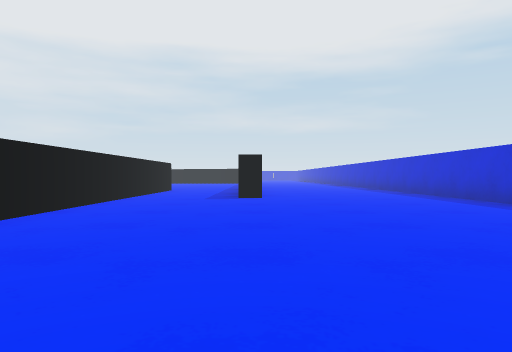
View 1 (above)

16 first-person views from a walk through a 3-D level made in the Unity game engine. The camera is 0.47 m above the floor, looks level and sees 70° across. The floor is counted in squares, 1 m on a side. Each view is taken from the middle of a square. On the plan, view 1 faces up. The plan holds only what a view shows up to about 9 squares ahead; the rest is blank. The place goes on beyond the plan. The player is left out.

View 2
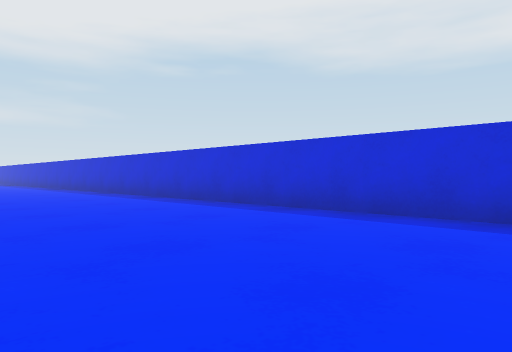

View 3
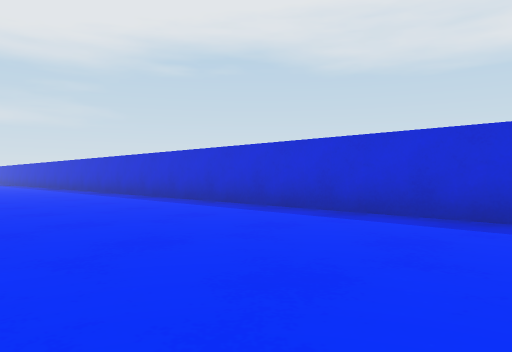

View 4
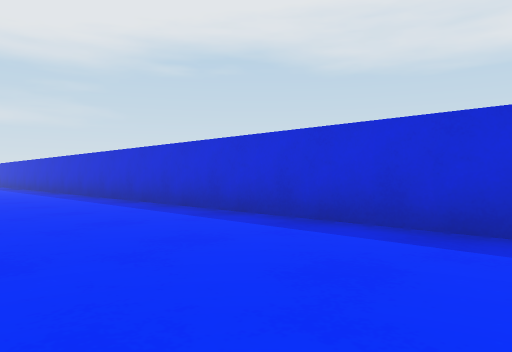

View 5
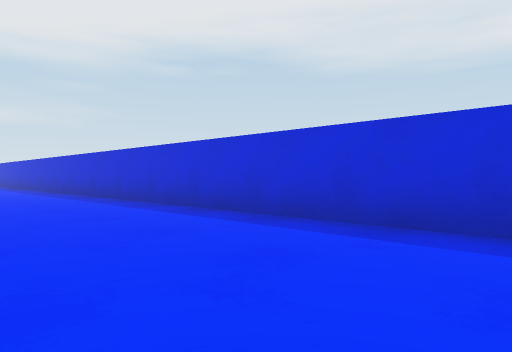

View 6
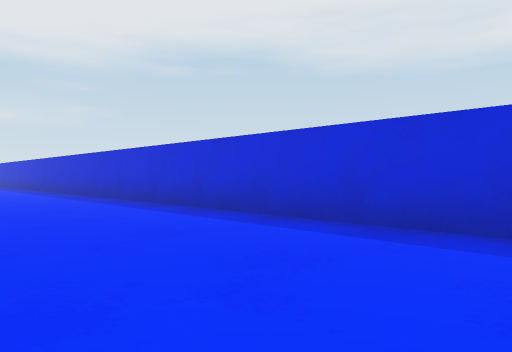

View 7
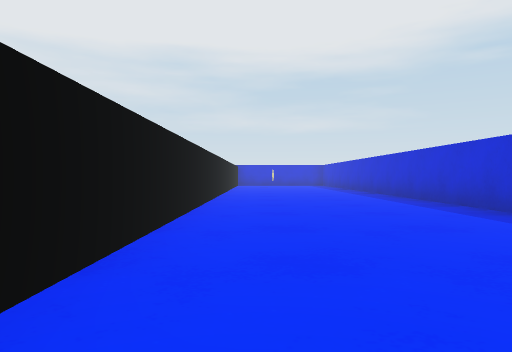

View 8
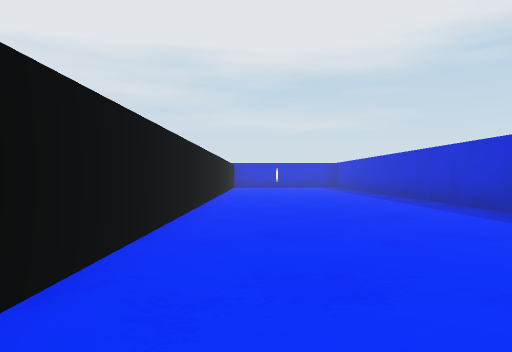

View 9
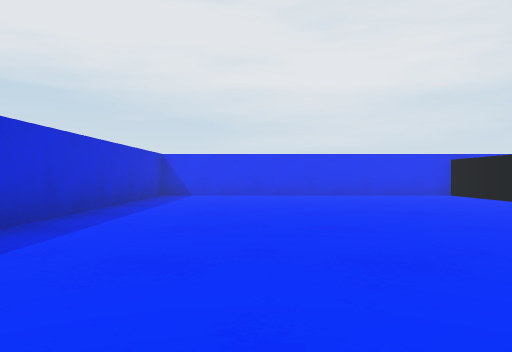

View 10
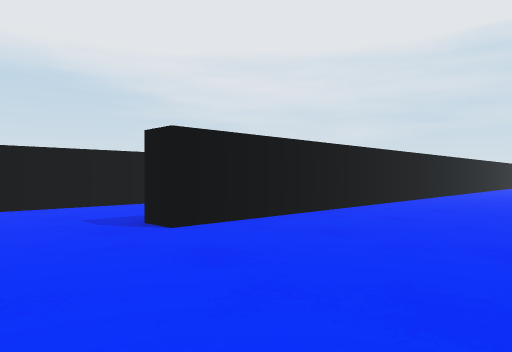

View 11
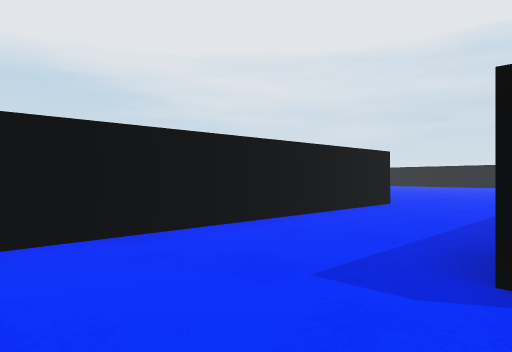

View 12
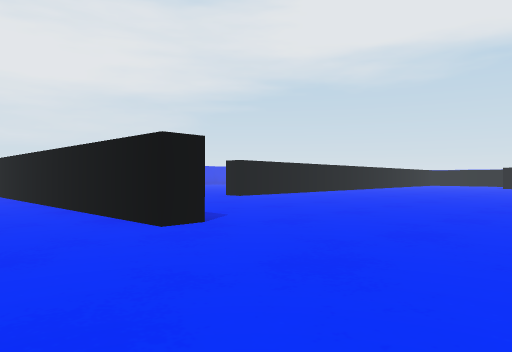

View 13
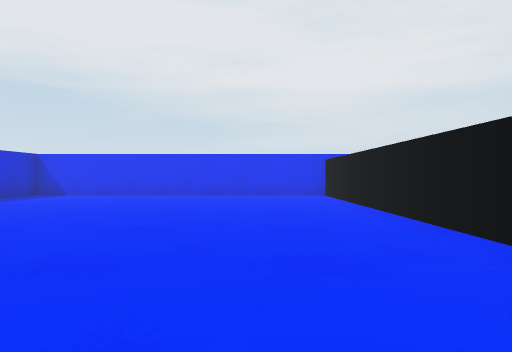

View 14
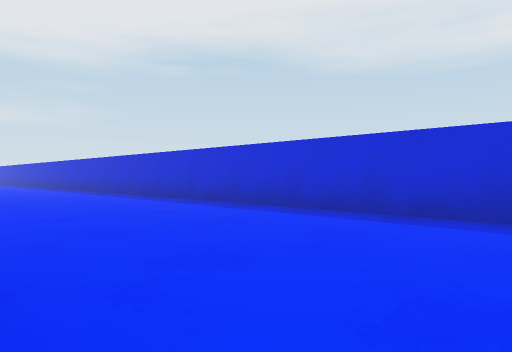

View 15
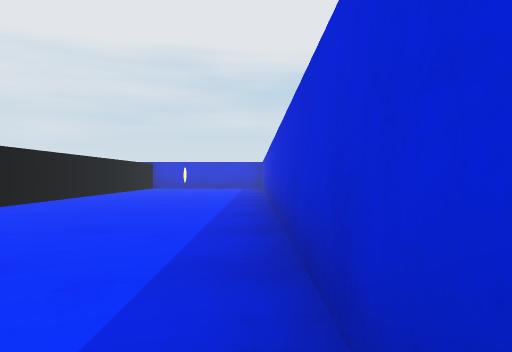

View 16
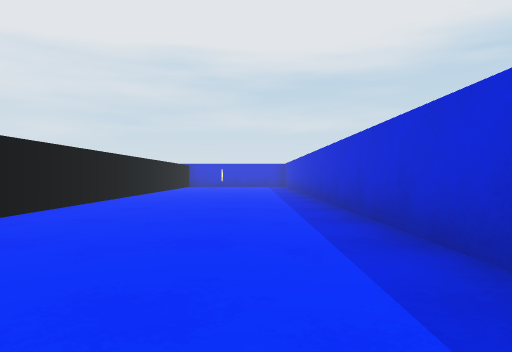

### Floor plan
Points are (right, up) in squares from view 1. A wall is a line through its corners. A room is listed if a view was taken in it or the views show most of it. See-through windows are left out.
Room 1 (views 1, 2, 3, 4, 5, 6, 7, 8, 9, 10, 11, 13, 14, 15, 16)
walls: (0.1, 15.9) (0.1, 7.8) (-0.4, 7.8); (-2.8, 12) (-2.7, -0.8) (4.3, -0.8) (4.3, 33.2); (0.1, 33.5) (0.1, 22.1)
ways out: opening at (-1.5, 11.5) to room 2
Room 2 (view 12)
walls: (-3.4, 12) (-2.8, 12); (-7.3, 8.6) (-6.9, 8.6)
ways out: opening at (-1.5, 11.5) to room 1; opening at (-5, 8.7)

Where each view was taken, in squares from view 1:
view 1: 0 up, 0 right, facing up
view 2: 0 up, 0 right, facing up-right
view 3: 5 up, 0 right, facing up-right
view 4: 9 up, 1 right, facing up-right
view 5: 15 up, 1 right, facing up-right
view 6: 19 up, 1 right, facing up-right
view 7: 21 up, 1 right, facing up
view 8: 24 up, 1 right, facing up
view 9: 8 up, 2 right, facing down
view 10: 6 up, 3 right, facing up-left
view 11: 6 up, 0 right, facing up-left
view 12: 15 up, 1 left, facing down-left
view 13: 8 up, 1 left, facing down
view 14: 7 up, 0 right, facing up-right
view 15: 25 up, 4 right, facing up
view 16: 23 up, 3 right, facing up
